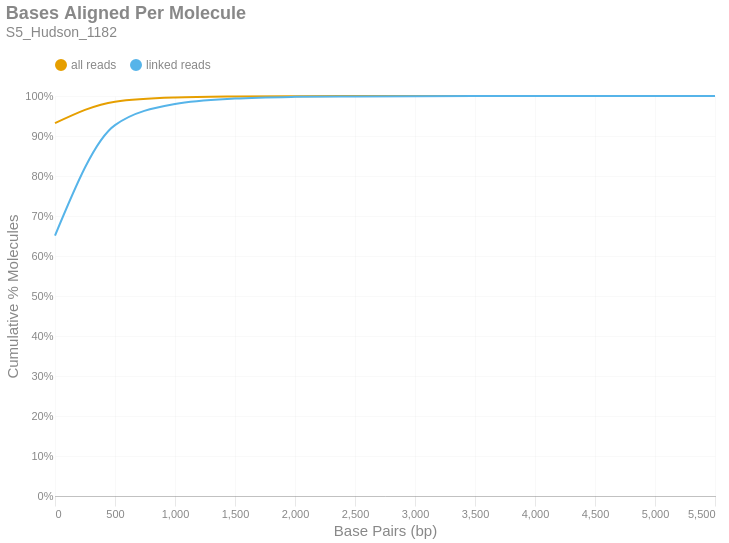

The cell this chart's notebook holds for it:
### Markdown cell above
### Bases Aligned Per Molecule
This is a cumulative frequency distribution showing the number of base pairs aligned per unique molecule. These data are shown in 500 bp bins. There are two distributions: one with `all reads` (yellow) and another with only `linked reads` (blue). The percent of molecules in the `linked reads` distribution is relative to the total number of linked molecules.

### Code cell
if SKIPLR:
    print_html(f"Skipped")
else:
    binned_df = consolidated_hist(valids['aligned_bp'], mask, 500, True)
    with SafeRender(binned_df):
        (
            density_plot(binned_df, 'Bases Aligned Per Molecule', samplename, 'basesper')
            .encode(
                x=alt.X('bin:Q', title="Base Pairs (bp)").axis(tickMinStep=500).scale(padding=0),
                y=alt.Y('value:Q', title='Cumulative % Molecules')
                    .axis(format='%')
                    .scale(domain = [0,1])
                    .stack(False),
                color=alt.Color("key:N").scale(domain = ["all reads", "linked reads"]),
                tooltip = [
                    alt.Tooltip("key:N", title = "Data Type"),
                    alt.Tooltip("range_label:N", title="Bases Aligned Per Molecule"),
                    alt.Tooltip("value:Q", format = ".2%", title="% Molecules (Cum.)")
                ]
            )
        ).display()

### Figure 1 — Vega-Lite specification as saved in the notebook (floating-point values rounded to 4 significant figures)
{"width": "container", "height": 400, "config": {"title": {"anchor": "start", "dy": -15, "fontSize": 18, "color": "#888888", "subtitleColor": "#888888", "subtitleFontSize": 14}, "arc": {"fill": "#0072B2"}, "axis": {"domainColor": "#888888", "domainWidth": 0.5, "gridWidth": 0.2, "grid": false, "titleFontWeight": 400, "titleFontSize": 15, "labelFontSize": 11, "labelColor": "#888888", "tickColor": "#888888", "tickWidth": 0.2, "titleColor": "#888888"}, "axisBand": {"grid": false}, "axisX": {"grid": true, "tickSize": 10, "domainCap": "round"}, "axisY": {"domain": false, "grid": true, "tickSize": 0, "domainCap": "round"}, "background": "transparent", "header": {"labelFontSize": 15, "labelColor": "#888888", "titleFontSize": 15, "titleFontWeight": 600, "titleColor": "#888888"}, "legend": {"labelFont": "sans-serif", "labelFontSize": 12, "labelColor": "#888888", "symbolSize": 100, "symbolType": "circle", "titleFontSize": 12, "titlePadding": 10, "titleColor": "#888888", "title": null, "orient": "top"}, "range": {"category": ["#E69F00", "#56B4E9", "#009E73", "#F0E442", "#0072B2", "#D55E00", "#CC79A7", "#000000"], "diverging": ["#cfe8f3", "#a2d4ec", "#73bfe2", "#46abdb", "#1696d2", "#12719e"]}, "area": {"fill": "#0072B2", "fillOpacity": 0.7, "line": true, "strokeOpacity": 0.7}, "line": {"color": "#0072B2", "stroke": "#0072B2", "strokeWidth": 2}, "trail": {"color": "#0072B2", "stroke": "#0072B2", "strokeWidth": 0, "size": 1}, "point": {"filled": true, "fillOpacity": 1.0, "size": 95}, "text": {"color": "#888888", "fontSize": 11, "align": "right", "fontWeight": 400, "size": 11}, "bar": {"fill": "#0072B2", "stroke": null}, "view": {"stroke": null, "continuousWidth": 660, "continuousHeight": 400}}, "data": {"name": "data-52ddcd4d66114290edf8fa99b9416bf9"}, "mark": {"type": "line", "interpolate": "monotone", "point": {"opacity": 0, "size": 275}}, "encoding": {"color": {"field": "key", "scale": {"domain": ["all reads", "linked reads"]}, "type": "nominal"}, "tooltip": [{"field": "key", "title": "Data Type", "type": "nominal"}, {"field": "range_label", "title": "Bases Aligned Per Molecule", "type": "nominal"}, {"field": "value", "format": ".2%", "title": "% Molecules (Cum.)", "type": "quantitative"}], "x": {"axis": {"tickMinStep": 500}, "field": "bin", "scale": {"padding": 0}, "title": "Base Pairs (bp)", "type": "quantitative"}, "y": {"axis": {"format": "%"}, "field": "value", "scale": {"domain": [0, 1]}, "stack": false, "title": "Cumulative % Molecules", "type": "quantitative"}}, "params": [{"name": "param_c36ac31b6afebe62", "select": {"type": "point", "fields": ["key"]}, "bind": "legend"}], "title": {"text": "Bases Aligned Per Molecule", "subtitle": "S5_Hudson_1182"}, "transform": [{"fold": ["all reads (cumsum)", "linked reads (cumsum)"]}, {"calculate": "replace(datum.key, ' (cumsum)', '')", "as": "key"}, {"filter": {"param": "param_c36ac31b6afebe62"}}], "usermeta": {"embedOptions": {"downloadFileName": "S5_Hudson_1182.basesper"}}, "$schema": "https://vega.github.io/schema/vega-lite/v6.1.0.json", "datasets": {"data-52ddcd4d66114290edf8fa99b9416bf9": [{"bin": "0.0", "interval": "0.0-500.0", "all reads": 0.932, "linked reads": 0.651, "all reads (cumsum)": 0.932, "linked reads (cumsum)": 0.651, "range_label": "0-499"}, {"bin": "500.0", "interval": "500.0-1000.0", "all reads": 0.05388, "linked reads": 0.2762, "all reads (cumsum)": 0.9859, "linked reads (cumsum)": 0.9272, "range_label": "500-999"}, {"bin": "1000.0", "interval": "1000.0-1500.0", "all reads": 0.01022, "linked reads": 0.05269, "all reads (cumsum)": 0.9961, "linked reads (cumsum)": 0.9799, "range_label": "1000-1499"}, {"bin": "1500.0", "interval": "1500.0-2000.0", "all reads": 0.002647, "linked reads": 0.01365, "all reads (cumsum)": 0.9988, "linked reads (cumsum)": 0.9936, "range_label": "1500-1999"}, {"bin": "2000.0", "interval": "2000.0-2500.0", "all reads": 0.0008245, "linked reads": 0.004253, "all reads (cumsum)": 0.9996, "linked reads (cumsum)": 0.9978, "range_label": "2000-2499"}, {"bin": "2500.0", "interval": "2500.0-3000.0", "all reads": 0.0002269, "linked reads": 0.00117, "all reads (cumsum)": 0.9998, "linked reads (cumsum)": 0.999, "range_label": "2500-2999"}, {"bin": "3000.0", "interval": "3000.0-3500.0", "all reads": 0.0001113, "linked reads": 0.0005743, "all reads (cumsum)": 0.9999, "linked reads (cumsum)": 0.9996, "range_label": "3000-3499"}, {"bin": "3500.0", "interval": "3500.0-4000.0", "all reads": 5.041e-05, "linked reads": 0.00026, "all reads (cumsum)": 1.0, "linked reads (cumsum)": 0.9998, "range_label": "3500-3999"}, {"bin": "4000.0", "interval": "4000.0-4500.0", "all reads": 1.996e-05, "linked reads": 0.0001029, "all reads (cumsum)": 1.0, "linked reads (cumsum)": 0.9999, "range_label": "4000-4499"}, {"bin": "4500.0", "interval": "4500.0-5000.0", "all reads": 8.402e-06, "linked reads": 4.334e-05, "all reads (cumsum)": 1.0, "linked reads (cumsum)": 1.0, "range_label": "4500-4999"}, {"bin": "5000.0", "interval": "5000.0-5500.0", "all reads": 1.05e-06, "linked reads": 5.418e-06, "all reads (cumsum)": 1.0, "linked reads (cumsum)": 1.0, "range_label": "5000-5499"}, {"bin": "5500.0", "interval": "5500.0-6000.0", "all reads": 1.05e-06, "linked reads": 5.418e-06, "all reads (cumsum)": 1.0, "linked reads (cumsum)": 1.0, "range_label": "5500-5999"}]}}
